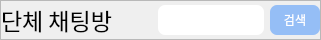
                       <widget class="QFrame" name="frame_5">
                        <property name="maximumSize">
                         <size>
                          <width>16777215</width>
                          <height>40</height>
                         </size>
                        </property>
                        <property name="frameShape">
                         <enum>QFrame::StyledPanel</enum>
                        </property>
                        <property name="frameShadow">
                         <enum>QFrame::Raised</enum>
                        </property>
                        <layout class="QHBoxLayout" name="horizontalLayout_16">
                         <property name="leftMargin">
                          <number>0</number>
                         </property>
                         <property name="topMargin">
                          <number>0</number>
                         </property>
                         <property name="rightMargin">
                          <number>0</number>
                         </property>
                         <property name="bottomMargin">
                          <number>0</number>
                         </property>
                         <item>
                          <widget class="QLabel" name="chat_title">
                           <property name="font">
                            <font>
                             <family>나눔스퀘어 네오 Bold</family>
                             <pointsize>17</pointsize>
                            </font>
                           </property>
                           <property name="text">
                            <string>단체 채팅방</string>
                           </property>
                          </widget>
                         </item>
                         <item>
                          <spacer name="horizontalSpacer_12">
                           <property name="orientation">
                            <enum>Qt::Horizontal</enum>
                           </property>
                           <property name="sizeHint" stdset="0">
                            <size>
                             <width>40</width>
                             <height>20</height>
                            </size>
                           </property>
                          </spacer>
                         </item>
                         <item>
                          <widget class="QLineEdit" name="chat_search_lineedit">
                           <property name="minimumSize">
                            <size>
                             <width>0</width>
                             <height>25</height>
                            </size>
                           </property>
                           <property name="maximumSize">
                            <size>
                             <width>150</width>
                             <height>30</height>
                            </size>
                           </property>
                           <property name="focusPolicy">
                            <enum>Qt::ClickFocus</enum>
                           </property>
                           <property name="styleSheet">
                            <string notr="true">background-color: rgb(255, 255, 255);
border-radius: 7px;</string>
                           </property>
                          </widget>
                         </item>
                         <item>
                          <widget class="QPushButton" name="chat_search_btn">
                           <property name="minimumSize">
                            <size>
                             <width>50</width>
                             <height>25</height>
                            </size>
                           </property>
                           <property name="maximumSize">
                            <size>
                             <width>50</width>
                             <height>30</height>
                            </size>
                           </property>
                           <property name="styleSheet">
                            <string notr="true">background-color: rgb(149, 190, 246);
color: rgb(255, 255, 255);
border-radius: 7px;
font: 75 10.5pt &quot;나눔스퀘어 네오 Bold&quot;;</string>
                           </property>
                           <property name="text">
                            <string>검색</string>
                           </property>
                          </widget>
                         </item>
                        </layout>
                       </widget>
